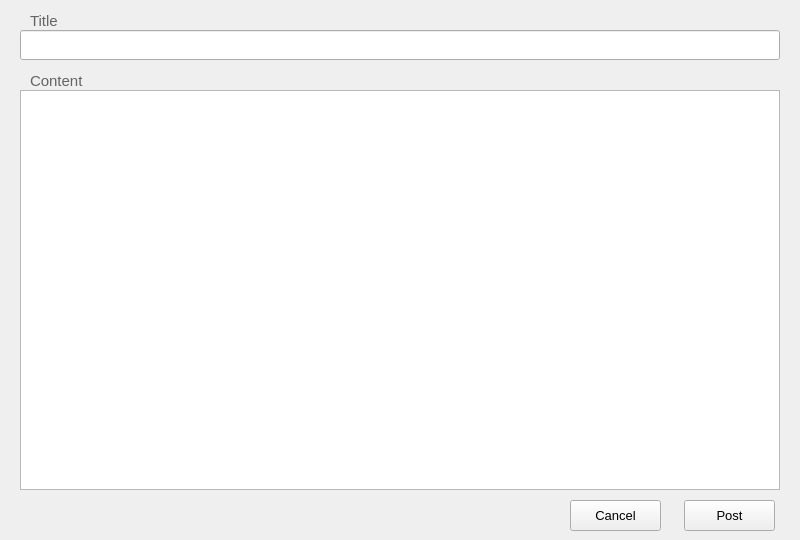
<?xml version="1.0" encoding="UTF-8"?>
<ui version="4.0">
 <class>Post</class>
 <widget class="QWidget" name="Post">
  <property name="geometry">
   <rect>
    <x>0</x>
    <y>0</y>
    <width>800</width>
    <height>540</height>
   </rect>
  </property>
  <property name="palette">
   <palette>
    <active>
     <colorrole role="WindowText">
      <brush brushstyle="SolidPattern">
       <color alpha="255">
        <red>100</red>
        <green>100</green>
        <blue>100</blue>
       </color>
      </brush>
     </colorrole>
    </active>
    <inactive>
     <colorrole role="WindowText">
      <brush brushstyle="SolidPattern">
       <color alpha="255">
        <red>100</red>
        <green>100</green>
        <blue>100</blue>
       </color>
      </brush>
     </colorrole>
    </inactive>
    <disabled>
     <colorrole role="WindowText">
      <brush brushstyle="SolidPattern">
       <color alpha="255">
        <red>120</red>
        <green>120</green>
        <blue>120</blue>
       </color>
      </brush>
     </colorrole>
    </disabled>
   </palette>
  </property>
  <property name="windowTitle">
   <string>Post</string>
  </property>
  <widget class="QLineEdit" name="Title_lineEdit">
   <property name="geometry">
    <rect>
     <x>20</x>
     <y>30</y>
     <width>760</width>
     <height>30</height>
    </rect>
   </property>
  </widget>
  <widget class="QTextEdit" name="Content_textEdit">
   <property name="geometry">
    <rect>
     <x>20</x>
     <y>90</y>
     <width>760</width>
     <height>400</height>
    </rect>
   </property>
  </widget>
  <widget class="QLabel" name="Content_label">
   <property name="geometry">
    <rect>
     <x>30</x>
     <y>70</y>
     <width>71</width>
     <height>21</height>
    </rect>
   </property>
   <property name="palette">
    <palette>
     <active>
      <colorrole role="WindowText">
       <brush brushstyle="SolidPattern">
        <color alpha="255">
         <red>100</red>
         <green>100</green>
         <blue>100</blue>
        </color>
       </brush>
      </colorrole>
     </active>
     <inactive>
      <colorrole role="WindowText">
       <brush brushstyle="SolidPattern">
        <color alpha="255">
         <red>100</red>
         <green>100</green>
         <blue>100</blue>
        </color>
       </brush>
      </colorrole>
     </inactive>
     <disabled>
      <colorrole role="WindowText">
       <brush brushstyle="SolidPattern">
        <color alpha="255">
         <red>120</red>
         <green>120</green>
         <blue>120</blue>
        </color>
       </brush>
      </colorrole>
     </disabled>
    </palette>
   </property>
   <property name="font">
    <font>
     <family>Arial</family>
     <pointsize>11</pointsize>
    </font>
   </property>
   <property name="text">
    <string>Content</string>
   </property>
  </widget>
  <widget class="QLabel" name="Title_label">
   <property name="geometry">
    <rect>
     <x>30</x>
     <y>10</y>
     <width>71</width>
     <height>21</height>
    </rect>
   </property>
   <property name="palette">
    <palette>
     <active>
      <colorrole role="WindowText">
       <brush brushstyle="SolidPattern">
        <color alpha="255">
         <red>100</red>
         <green>100</green>
         <blue>100</blue>
        </color>
       </brush>
      </colorrole>
     </active>
     <inactive>
      <colorrole role="WindowText">
       <brush brushstyle="SolidPattern">
        <color alpha="255">
         <red>100</red>
         <green>100</green>
         <blue>100</blue>
        </color>
       </brush>
      </colorrole>
     </inactive>
     <disabled>
      <colorrole role="WindowText">
       <brush brushstyle="SolidPattern">
        <color alpha="255">
         <red>120</red>
         <green>120</green>
         <blue>120</blue>
        </color>
       </brush>
      </colorrole>
     </disabled>
    </palette>
   </property>
   <property name="font">
    <font>
     <family>Arial</family>
     <pointsize>11</pointsize>
    </font>
   </property>
   <property name="text">
    <string>Title</string>
   </property>
  </widget>
  <widget class="QPushButton" name="Post_pushButton">
   <property name="geometry">
    <rect>
     <x>684</x>
     <y>500</y>
     <width>91</width>
     <height>31</height>
    </rect>
   </property>
   <property name="font">
    <font>
     <family>Arial</family>
     <pointsize>10</pointsize>
    </font>
   </property>
   <property name="text">
    <string>Post</string>
   </property>
  </widget>
  <widget class="QPushButton" name="Cancel_pushButton">
   <property name="geometry">
    <rect>
     <x>570</x>
     <y>500</y>
     <width>91</width>
     <height>31</height>
    </rect>
   </property>
   <property name="font">
    <font>
     <family>Arial</family>
     <pointsize>10</pointsize>
    </font>
   </property>
   <property name="text">
    <string>Cancel</string>
   </property>
  </widget>
 </widget>
 <resources/>
 <connections/>
</ui>
